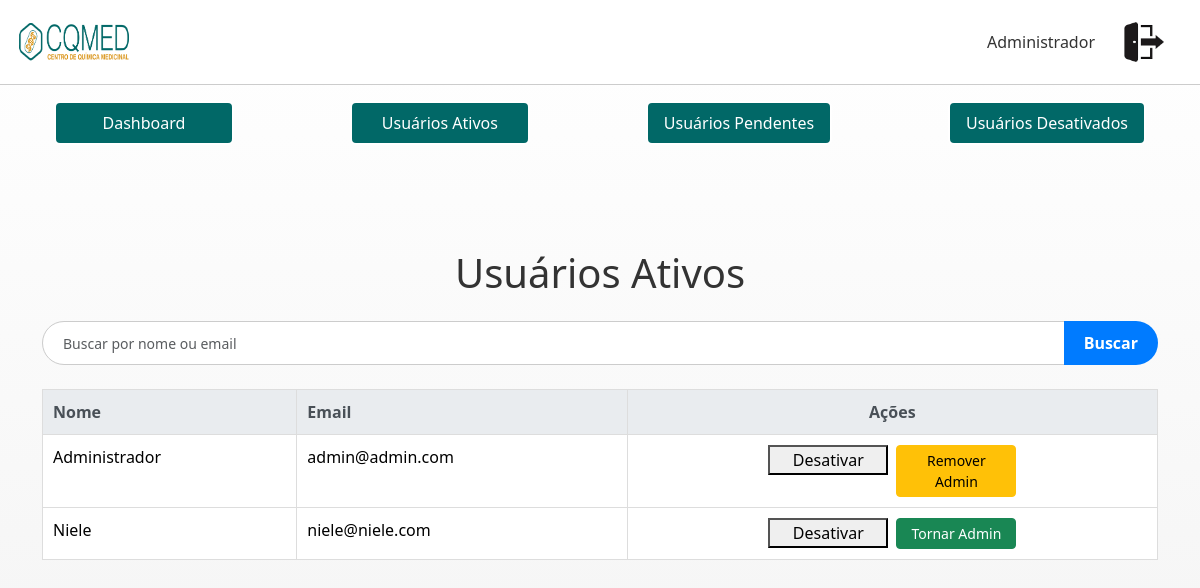
The app's page /admin/usuarios_ativos (signed in), older data.
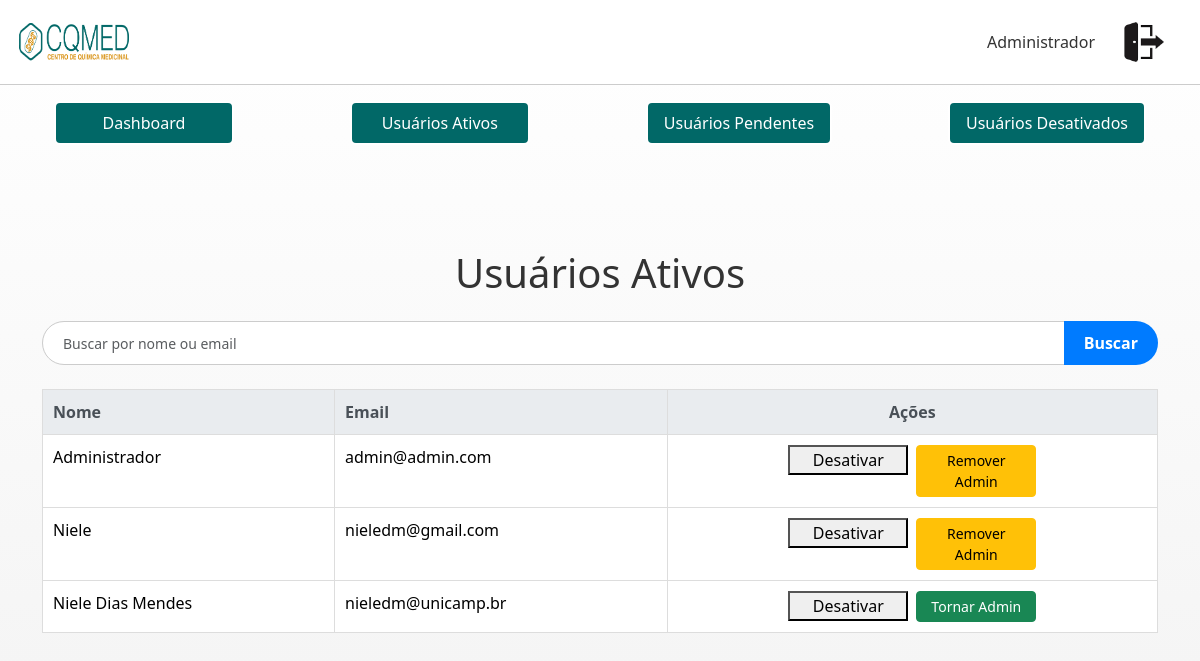
The same page, newer data.
### tables this page shows
CREATE TABLE users (
                    id INTEGER PRIMARY KEY AUTOINCREMENT,
                    name TEXT NOT NULL,
                    email TEXT UNIQUE NOT NULL,
                    password TEXT NOT NULL,
                    is_admin INTEGER DEFAULT 0
                , is_active INTEGER DEFAULT 0);

### app.py (the view)
@app.route('/admin/usuarios_ativos')
def usuarios_ativos():
    if not session.get('is_admin'):
        flash('Acesso não autorizado.', 'danger')
        return redirect(url_for('dashboard'))
    search_query = request.args.get('search', '')
    with get_db_connection() as conn:
        c = conn.cursor()
        c.execute('''
            SELECT id, name, email, is_admin
            FROM users
            WHERE is_active = 1 AND (name LIKE ? OR email LIKE ?)
            ORDER BY name ASC
        ''', ('%' + search_query + '%', '%' + search_query + '%'))
        usuarios_ativos = c.fetchall()
    return render_template('usuarios_ativos.html',
                         titulo='Usuários Ativos',
                         usuarios_ativos=usuarios_ativos,
                         search_query=search_query)

### app.py (called while the page is built)
def get_db_connection():
    conn = sqlite3.connect(DATABASE)
    conn.row_factory = sqlite3.Row
    return conn

@app.before_request
def before_request():
    g.nome_usuario = session.get('user_name', 'Usuário')

@app.context_processor
def inject_user():
    return dict(nome_usuario=g.nome_usuario)

### templates/usuarios_ativos.html
{% extends 'base_usuarios.html' %}
{% block tabela_usuarios %}
    {% for user in usuarios_ativos %}
    <tr>
        <td>{{ user[1] }}</td>
        <td>{{ user[2] }}</td>
        <td class="text-center">
            <div class="d-flex justify-content-center gap-2">
                <form method="POST" action="{{ url_for('inativar_usuario', user_id=user[0]) }}">
                    <button type="submit" class="btn-sm btn-uniform">Desativar</button>
                </form>
                <form method="POST" action="{{ url_for('toggle_admin', user_id=user[0]) }}">
                    {% if user[3] == 1 %}
                        <button type="submit" class="btn btn-warning btn-sm btn-uniform">Remover Admin</button>
                    {% else %}
                        <button type="submit" class="btn btn-success btn-sm btn-uniform">Tornar Admin</button>
                    {% endif %}
                </form>
            </div>
        </td>
    </tr>
    {% endfor %}
{% endblock %}

### templates/base_usuarios.html
{% extends 'base.html' %}
{% block content %}
  <h1 class="text-center my-4">{{ titulo }}</h1>
  <form method="GET" action="{{ url_busca }}" class="mb-4">
      <div class="input-group">
          <input type="text" class="form-control search-box" name="search" value="{{ search_query }}" placeholder="Buscar por nome ou email">
          <button class="btn search-btn" type="submit">Buscar</button>
      </div>
  </form>
  <div class="table-responsive">
      <table class="table table-bordered table-hover">
          <thead class="table-light">
              <tr>
                  <th>Nome</th>
                  <th>Email</th>
                  <th class="text-center">Ações</th>
              </tr>
          </thead>
          <tbody>
              {% block tabela_usuarios %}{% endblock %}
          </tbody>
      </table>
  </div>
{% endblock %}

### templates/base.html (shortened to what this page needs)
<!doctype html>
<html lang="pt-br">
<head>
  <link href="https://cdnjs.cloudflare.com/ajax/libs/font-awesome/6.0.0-beta3/css/all.min.css" rel="stylesheet">
  <link href="https://cdn.jsdelivr.net/npm/bootstrap@5.3.3/dist/css/bootstrap.min.css" rel="stylesheet">
  <link rel="stylesheet" href="{{ url_for('static', filename='css/base.css') }}">
  <link rel="stylesheet" href="{{ url_for('static', filename='css/componentes.css') }}">
  <link rel="stylesheet" href="{{ url_for('static', filename='css/navegacao.css') }}">
  <link rel="stylesheet" href="{{ url_for('static', filename='css/header.css') }}">
  <link rel="stylesheet" href="{{ url_for('static', filename='css/table.css') }}">
  <link rel="stylesheet" href="{{ url_for('static', filename='css/search.css') }}">
</head>
{% if request.endpoint != 'login' %}
  {% if request.endpoint != 'register' %}
    <div class="header">
      <img src="{{ url_for('static', filename='images/logo.png') }}" alt="Logo CQMED" class="logo" style="width: 120px; height: 40px; margin-right: 8px;" >
      <div class="user-info d-flex align-items-center">
        <span class="usuario-logado me-3">{{ nome_usuario }}</span>
        <a href="{{ url_for('logout') }}" title="Logout" class="btn d-flex align-items-center">
          <img src="{{ url_for('static', filename='images/logout.png') }}" alt="Sair" style="width: 40px; height: 40px; margin-right: 8px;">
        </a>
      </div>
    </div>
    {% if session['is_admin'] %}
      {% include 'navegacao.html' %}
    {% endif %}
  {% endif %}
{% endif %}
<body>
  <div class="container py-5">
    {% block content %}{% endblock %}
  </div>
</body>
</html>

### templates/navegacao.html
<div class="d-flex justify-content-around gap-2 mb-4 flex-wrap sticky-top pt-3 pb-2" style="z-index: 10;">
    <a href="{{ url_for('dashboard') }}"
       class="btn btn-nav {% if active_page == 'dashboard' %}active disabled{% endif %}">Dashboard</a>
    <a href="{{ url_for('usuarios_ativos') }}"
       class="btn btn-nav {% if active_page == 'ativos' %}active disabled{% endif %}">Usuários Ativos</a>
    <a href="{{ url_for('usuarios_pendentes') }}"
       class="btn btn-nav {% if active_page == 'pendentes' %}active disabled{% endif %}">Usuários Pendentes</a>
    <a href="{{ url_for('usuarios_desativados') }}"
       class="btn btn-nav {% if active_page == 'desativados' %}active disabled{% endif %}">Usuários Desativados</a>
</div>

### static/css/base.css (style rules this page uses)
body { background: linear-gradient(to bottom, #ffffff, #f3f3f3); min-height: 100vh; color: #333; }
a { color: #2a7aaf; text-decoration: none; }
.btn-uniform { width: 120px; }

### static/css/navegacao.css (style rules this page uses)
.btn-nav { background-color: #016867; color: #ffffff; border: 2px solid #ffffff; border-radius: 6px; transition: all 0.3s ease; padding: 8px 16px; min-width: 180px; text-align: center; font-weight: 500; margin-top: 0; }

### static/css/header.css (style rules this page uses)
.header { background-color: white; padding: 15px; display: flex; align-items: center; justify-content: space-between; border-bottom: 1px solid #ccc; margin-bottom: 0; }
.header .logo { width: 50px; }
.usuario-logado { color: #333; font-weight: 500; font-size: 16px; }

### static/css/table.css (style rules this page uses)
.table { background-color: #f9f9f9; border-collapse: collapse; width: 100%; }
.table-bordered { border: 1px solid #ddd; }
.table th, .table td { padding: 10px; text-align: left; }
.table-light { background-color: #f8f9fa; }
.table th { background-color: #e9ecef; color: #495057; }
.table-bordered td, .table-bordered th { border: 1px solid #ddd; }

### static/css/search.css (style rules this page uses)
.search-box { border-radius: 25px; padding: 10px 20px; font-size: 14px; border: 1px solid #ccc; }
.search-btn { background-color: #007bff; color: white; border-radius: 25px; padding: 10px 20px; margin-left: 10px; font-weight: bold; border: none; transition: background-color 0.3s; }

Row changes from the older to the newer data that the page shows:
changed users "Niele": email "niele@niele.com" → "nieledm@gmail.com"; is_admin "Tornar Admin" → "Remover Admin"
added users: name "Niele Dias Mendes", email "nieledm@unicamp.br", is_admin "Tornar Admin"
